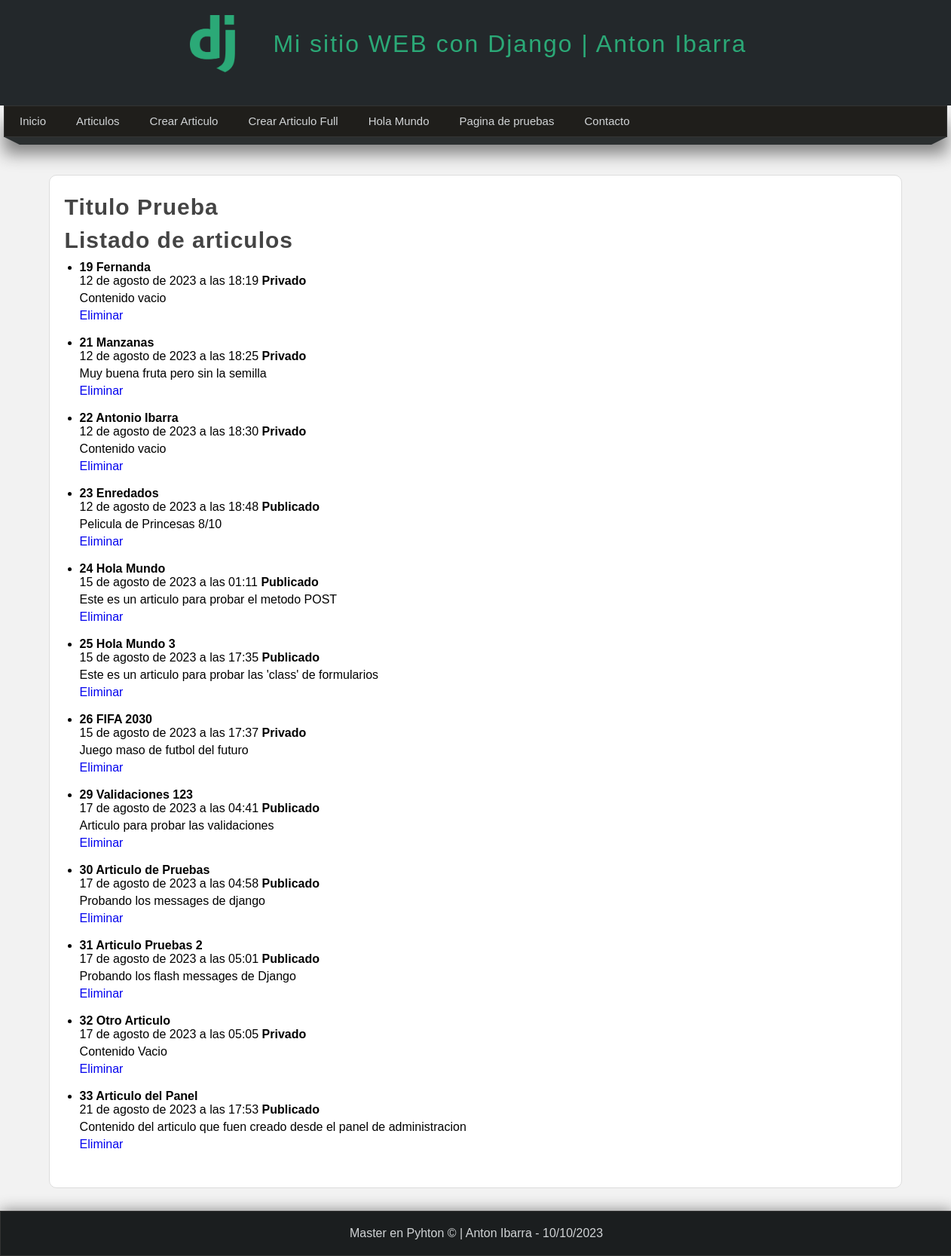
Page /articulos/ on the committed database.
### miapp/models.py (models this page shows)
class Article(models.Model):
    title = models.CharField(max_length=150, verbose_name = "Titulo")
    content = models.TextField(verbose_name = "Contenido")
    image = models.ImageField(default='null', verbose_name = "Miniatura")
    public = models.BooleanField(verbose_name = "Publico")
    create_at = models.DateTimeField(auto_now_add=True, verbose_name = "Fecha de creacion")
    update_at = models.DateTimeField(auto_now=True)
    class Meta:
        verbose_name = "Articulo"
        verbose_name_plural = "Articulos"
        ordering = ['id']

### miapp/views.py (the view)
# urls.py: path('articulos/', views.articulos, name="articulos"),
def articulos(request):
    articulos = Article.objects.all()
    """articulos = Article.objects.filter(
        Q(title__contains = "2") | Q(public=False)
    )

    articulos = Article.objects.filter(
        title = 'Articulo',
        ).exclude(public=False)           #Buscar documentacion de filtros Lookup

    articulos = Article.objects.raw("SELECT * FROM miapp_article ") #WHERE title='Articulo 2' AND public=1"""
    return render(request, 'articulos.html', {
        'articulos' : articulos
    })

### miapp/templates/articulos.html (shortened to what this page needs)
{% extends 'layout.html' %}
{% block content %}
<h1 class="title">Listado de articulos</h1>
<ul>
    {% for articulo in articulos %}
    <li>
        <h4>{{articulo.id}} {{articulo.title}}</h4>
        <span>{{articulo.create_at}}</span>
        {% if articulo.public %}
            <strong>Publicado</strong>
        {% else %}
            <strong>Privado</strong>
        {% endif %}
        <p>{{articulo.content}}</p>
        <a href="{% url 'borrar' articulo.id %}">Eliminar</a>
    </li>
    <br />
    {% endfor %}
</ul>
{% endblock %}

### miapp/templates/layout.html (shortened to what this page needs)
{% load static %}
<!DOCTYPE html>
<html lang="en">
<head>
    <link rel="stylesheet" type="text/css" href="{% static 'css/style.css' %}" />
</head>
<body>
    <header>
        <div id="logotipo">
            <img src="{% static 'imagen/logo.png' %}" />
            <h1>Mi sitio WEB con Django | Anton Ibarra</h1>
        </div>
    </header>
    <nav>
        <ul>
            <li> <a href="{% url 'index' %}">Inicio</a> </li>
            <li> <a href="{% url 'articulos' %}">Articulos</a> </li>
            <li> <a href="{% url 'create' %}">Crear Articulo</a> </li>
            <li> <a href="{% url 'create_full' %}">Crear Articulo Full</a> </li>
            <li> <a href="{% url 'hola_mundo' %}">Hola Mundo</a> </li>
            <li> <a href="{% url 'pagina' %}">Pagina de pruebas</a> </li>
            <li> <a href="{% url 'contacto' 'Anton' 'Ibarra' %}">Contacto</a> </li>
        </ul>
    </nav>
    <div class="barra">
        <span class="esquina-izquierda"></span>
        <span class="relleno-barra"></span>
        <span class="esquina-derecha"></span>
    </div>
    <div id="content">
        <div class="box">
            <h2 class="title">Titulo Prueba</h2>
            {% block content %}{% endblock %}
        </div>
    </div>
    <footer>
        Master en Pyhton &copy; | Anton Ibarra - {% now "d/m/Y" %}
    </footer>
</body>
</html>

### miapp/static/css/style.css (style rules this page uses)
* { margin: 0px; padding: 0px; font-family: sans-serif; text-decoration: none; }
body { background-color: #f2f2f2; }
p { margin-top: 5px; margin-bottom: 5px; }
.box ul { margin-top: 10px; margin-left: 20px; margin-bottom: 10px; }
header { width: 100%; height: 140px; background-color: #23282b; margin: 0 auto; }
#logotipo { width: 60%; height: 140px; margin: 0 auto; }
#logotipo img { display: block; float: left; width: 60px; margin-top: 20px; }
#logotipo h1 { display: block; float: left; margin-top: 40px; margin-left: 50px; letter-spacing: 2px; font-weight: 100; color: #2ba977; }
nav { width: 1250px; height: 40px; background-color: #1f1e1b; border: 1px solid #333333; margin: 0 auto; box-shadow: 0px 22px 22px grey; font-size: 15px; }
nav ul { text-decoration: none; list-style: none; }
nav ul li { line-height: 40px; float: left; }
nav ul li a { display: block; padding-right: 20px; padding-left: 20px; color: #d1d4d6; }
.barra { width: 1250px; margin: 0 auto; }
.esquina-izquierda { display: block; border-left: 20px solid transparent; border-top: 10px solid #2b2f30; float: left; }
.esquina-derecha { display: block; border-right: 20px solid transparent; border-top: 10px solid #2b2f30; float: right; }
.relleno-barra { display: block; width: 1210px; height: 10px; background: #2b2f30; float: left; }
#content { width: 1212px; min-height: 930px; margin: 0 auto; margin-bottom: 30px; margin-top: 50px; }
.box { background: white; width: 90%; min-height: 930px; padding: 20px; border: 1px solid #ddd; border-radius: 10px; margin: 0 auto; }
.title { color: #444; letter-spacing: 1px; font-size: 30px; margin-bottom: 10px; margin-top: 5px; }
footer { width: 100%; background-color: #1b1e1f; border: 1px solid #333; color: #d1d4d6; margin: 0 auto; text-align: center; padding-top: 20px; padding-bottom: 20px; box-shadow: 0px 0px 20px grey; }

### rows in the picture
Article: id "19", title "Fernanda", create_at "12 de agosto de 2023 a las 18:19", public "Privado", content "Contenido vacio"
Article: id "21", title "Manzanas", create_at "12 de agosto de 2023 a las 18:25", public "Privado", content "Muy buena fruta pero sin la semilla"
Article: id "22", title "Antonio Ibarra", create_at "12 de agosto de 2023 a las 18:30", public "Privado", content "Contenido vacio"
Article: id "23", title "Enredados", create_at "12 de agosto de 2023 a las 18:48", public "Publicado", content "Pelicula de Princesas 8/10"
Article: id "24", title "Hola Mundo", create_at "15 de agosto de 2023 a las 01:11", public "Publicado", content "Este es un articulo para probar el metodo POST"
Article: id "25", title "Hola Mundo 3", create_at "15 de agosto de 2023 a las 17:35", public "Publicado", content "Este es un articulo para probar las 'class' de formularios"
Article: id "26", title "FIFA 2030", create_at "15 de agosto de 2023 a las 17:37", public "Privado", content "Juego maso de futbol del futuro"
Article: id "29", title "Validaciones 123", create_at "17 de agosto de 2023 a las 04:41", public "Publicado", content "Articulo para probar las validaciones"
Article: id "30", title "Articulo de Pruebas", create_at "17 de agosto de 2023 a las 04:58", public "Publicado", content "Probando los messages de django"
Article: id "31", title "Articulo Pruebas 2", create_at "17 de agosto de 2023 a las 05:01", public "Publicado", content "Probando los flash messages de Django"
Article: id "32", title "Otro Articulo", create_at "17 de agosto de 2023 a las 05:05", public "Privado", content "Contenido Vacio"
Article: id "33", title "Articulo del Panel", create_at "21 de agosto de 2023 a las 17:53", public "Publicado", content "Contenido del articulo que fuen creado desde el panel de administracion"
